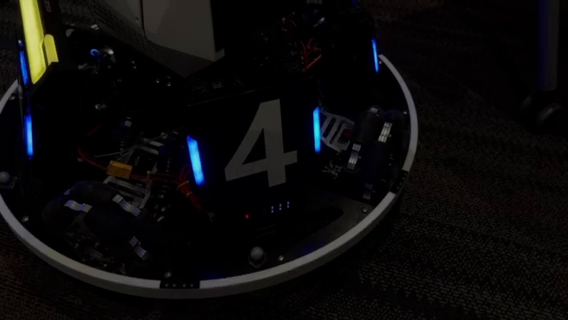
#> input picture frame 35 of opencv_project/video_pkg/stream.mp4, 568 x 320 px
$ python test2.py
#> lines starting #> are read from the running program, lines starting #| are printed output that depends on the picture; after the words box and inside, x2 and y2 are one past the last pixel; in counts of white or black regions, pixels touching at a corner belong together; long printed decimals are rounded
# scripts/my_script.py

import cv2
import numpy as np

# 读取视频文件
video_path = 'test/opencv_project/video_pkg/stream.mp4'
cap = cv2.VideoCapture(video_path)

# 获取视频信息
fps = int(cap.get(cv2.CAP_PROP_FPS))
width = int(cap.get(cv2.CAP_PROP_FRAME_WIDTH))
height = int(cap.get(cv2.CAP_PROP_FRAME_HEIGHT))

# 定义视频写入对象
output_video_path = 'output_video.avi'
fourcc = cv2.VideoWriter_fourcc(*'XVID')
out = cv2.VideoWriter(output_video_path, fourcc, fps, (width, height))

while cap.isOpened():
    ret, frame = cap.read()
#> frame is the input picture: shape (320, 568, 3); mean B, G, R 10.4, 10.3, 11.1
    if not ret:
        break

    # 同时展示原始视频
    cv2.imshow('Original Video', frame)

    # 转换颜色空间为HSV
    hsv = cv2.cvtColor(frame, cv2.COLOR_BGR2HSV)
#> hsv: shape (320, 568, 3); mean H, S, V 48.8, 94.1, 13.3

    # 定义蓝色的HSV范围
    lower_blue = np.array([100, 50, 50])
    upper_blue = np.array([130, 255, 255])

    # 根据颜色范围创建掩码
    mask = cv2.inRange(hsv, lower_blue, upper_blue)
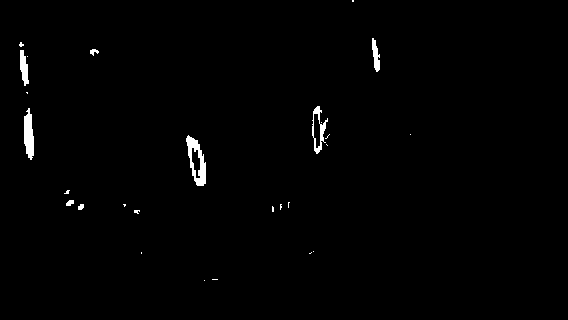
#> mask: shape (320, 568); 0.94% white; 27 white regions (19 under 20 px), largest, box (x1, y1, x2, y2) and area: (186, 135, 206, 186) 482, (24, 108, 34, 160) 380, (312, 106, 328, 154) 263

    # 通过掩码提取颜色范围内的像素
    result = cv2.bitwise_and(frame, frame, mask=mask)

    # 二值化
    _, binary = cv2.threshold(mask, 127, 255, cv2.THRESH_BINARY)

    # 高斯滤波
    blurred = cv2.GaussianBlur(binary, (23, 23), 0)
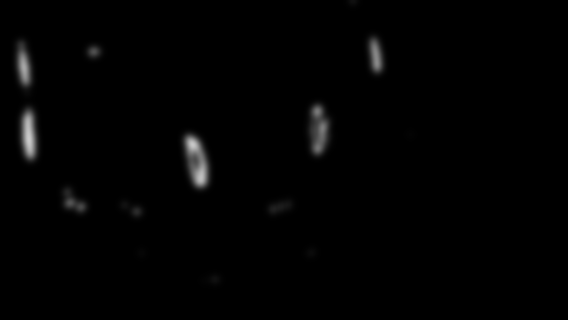
#> blurred: shape (320, 568); min 0, max 202, mean 2.4

    # 边缘检测
    edges = cv2.Canny(blurred, 50, 150)
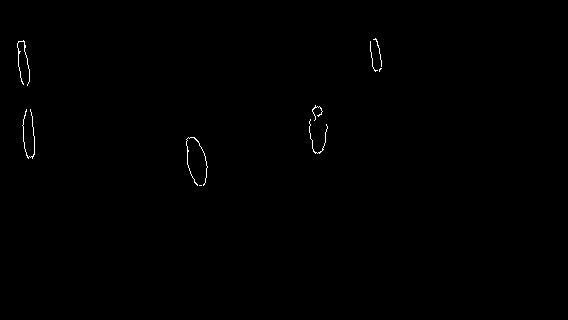
#> edges: shape (320, 568); 0.28% white in thin lines or dots, all inside (x1, y1, x2, y2) = (17, 38, 382, 186)

    # 轮廓检测
    contours, _ = cv2.findContours(edges, cv2.RETR_EXTERNAL, cv2.CHAIN_APPROX_SIMPLE)
#> contours = 9 contours, all with area under 20

    # 处理轮廓
    for contour in contours:
        x, y, w, h = cv2.boundingRect(contour)

        # 符合条件的轮廓，可能是装甲板
        cv2.rectangle(frame, (x, y), (x + w, y + h), (0, 255, 0), 2)

        # 计算角度
        angle_rad = np.arctan2(h, w)
        angle_deg = np.degrees(angle_rad)

        # 显示角度信息(注释行是把角度信息写在每帧画面上)
        #cv2.putText(frame, f'Angle: {angle_deg:.2f}', (x, y - 10), cv2.FONT_HERSHEY_SIMPLEX, 0.5, (0, 255, 0), 2,cv2.LINE_AA)
        print("radian:",angle_rad,"degree:",angle_deg)
#> this loop made 9 passes
#> (x, y, w, h, angle_rad, angle_deg) on passes 2 to 9: (186, 137, 22, 49, 1.15, 65.82), (309, 119, 19, 35, 1.07, 61.5), (22, 109, 13, 50, 1.32, 75.43), (312, 105, 11, 16, 0.969, 55.49), (379, 68, 3, 4, 0.927, 53.13), (370, 41, 8, 31, 1.32, 75.53), (17, 40, 13, 46, 1.3, 74.22), (373, 38, 9, 29, 1.27, 72.76)
#> (contour, x, y, w, h, angle_rad, angle_deg) on pass 1: ([[199, 185], [201, 185]], 199, 185, 3, 1, 0.322, 18.43)
#| radian: 0.3218 degree: 18.435
#| radian: 1.149 degree: 65.821
#| radian: 1.073 degree: 61.504
#| radian: 1.316 degree: 75.426
#| radian: 0.9685 degree: 55.491
#| radian: 0.9273 degree: 53.130
#| radian: 1.318 degree: 75.530
#| radian: 1.295 degree: 74.219
#> (further printed lines are left out)
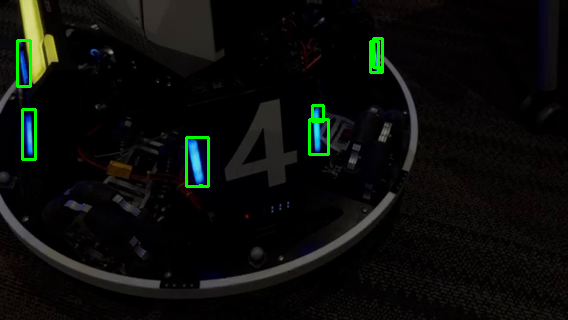
#> frame: shape (320, 568, 3); 1.13% of pixels changed, all inside (x1, y1, x2, y2) = (16, 37, 384, 188)

    # 将修改后的帧写入输出视频
    out.write(frame)

    # 显示结果
    cv2.imshow('Armor Detection', frame)

    # 退出键盘事件
    if cv2.waitKey(100) & 0xFF == ord('q'):
#> (key q is pressed here)
        break

# 释放资源
cap.release()
out.release()
cv2.destroyAllWindows()

$ run again, starting later in the video
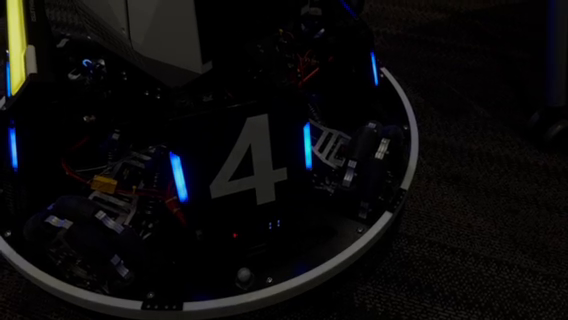
#> input picture frame 158 of opencv_project/video_pkg/stream.mp4, 568 x 320 px
#> frame is the input picture: shape (320, 568, 3); mean B, G, R 10.8, 10.6, 11.2
#> hsv: shape (320, 568, 3); mean H, S, V 49.3, 86.4, 13.4
#> `mask = cv2.inRange(hsv, lower_blue, upper_blue)`:
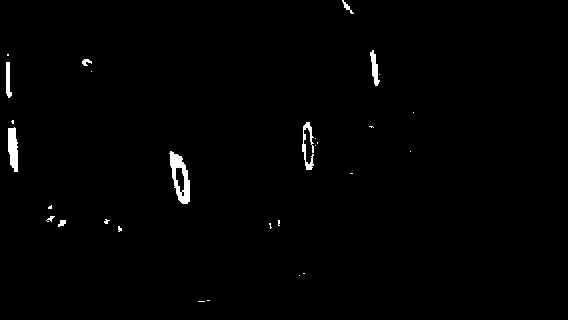
#> mask: shape (320, 568); 0.96% white; 29 white regions (20 under 20 px), largest, box (x1, y1, x2, y2) and area: (169, 151, 190, 204) 550, (8, 127, 18, 172) 353, (302, 122, 314, 170) 246
#> edges: shape (320, 568); 0.26% white in thin lines or dots, all inside (x1, y1, x2, y2) = (4, 50, 381, 204)
#> contours = 10 contours, all with area under 20
#> the loop `for contour in contours:` made 10 passes
#> (x, y, w, h, angle_rad, angle_deg) on passes 1 to 8: (187, 200, 3, 4, 0.927, 53.13), (173, 154, 1, 1, 0.785, 45), (169, 153, 17, 51, 1.25, 71.57), (174, 152, 18, 47, 1.21, 69.04), (7, 132, 9, 41, 1.35, 77.62), (14, 127, 5, 44, 1.46, 83.52), (8, 125, 5, 6, 0.876, 50.19), (302, 121, 15, 50, 1.28, 73.3)
#> (printed output is left out)
#> after the loop `for contour in contours:`:
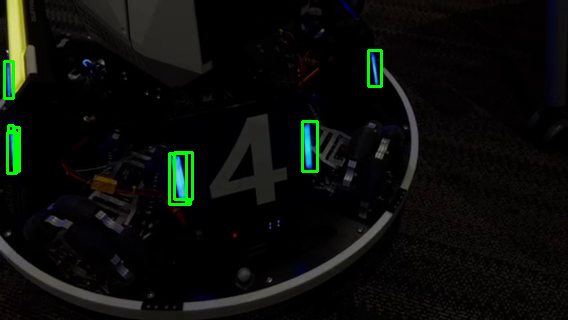
#> frame: shape (320, 568, 3); 1.26% of pixels changed, all inside (x1, y1, x2, y2) = (3, 49, 383, 206)

$ run again, starting later in the video
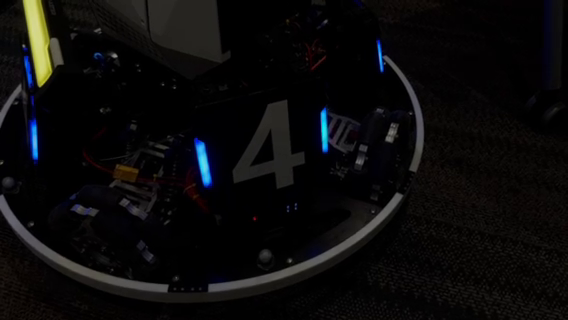
#> input picture frame 282 of opencv_project/video_pkg/stream.mp4, 568 x 320 px
#> frame is the input picture: shape (320, 568, 3); mean B, G, R 10.8, 10.6, 11.2
#> hsv: shape (320, 568, 3); mean H, S, V 48.7, 86.7, 13.4
#> `mask = cv2.inRange(hsv, lower_blue, upper_blue)`:
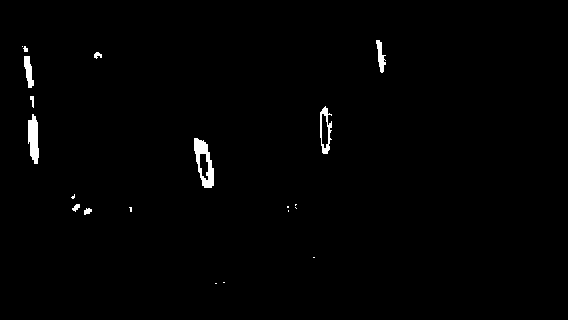
#> mask: shape (320, 568); 0.95% white; 20 white regions (10 under 20 px), largest, box (x1, y1, x2, y2) and area: (194, 138, 214, 188) 510, (28, 114, 39, 164) 403, (320, 106, 332, 154) 251
#> edges: shape (320, 568); 0.27% white in thin lines or dots, all inside (x1, y1, x2, y2) = (22, 39, 387, 188)
#> contours = 12 contours, all with area under 20
#> the loop `for contour in contours:` made 12 passes
#> (x, y, w, h, angle_rad, angle_deg) on passes 1 to 8: (325, 151, 6, 4, 0.588, 33.69), (200, 151, 7, 5, 0.62, 35.54), (320, 140, 9, 15, 1.03, 59.04), (193, 138, 22, 50, 1.16, 66.25), (32, 115, 8, 49, 1.41, 80.73), (27, 115, 9, 49, 1.39, 79.59), (327, 107, 7, 43, 1.41, 80.75), (318, 107, 5, 8, 1.01, 57.99)
#> (printed output is left out)
#> after the loop `for contour in contours:`:
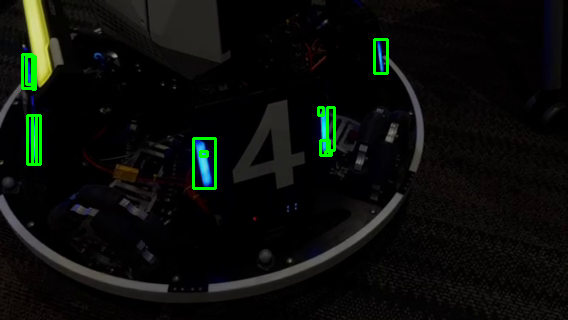
#> frame: shape (320, 568, 3); 1.32% of pixels changed, all inside (x1, y1, x2, y2) = (21, 38, 389, 190)
